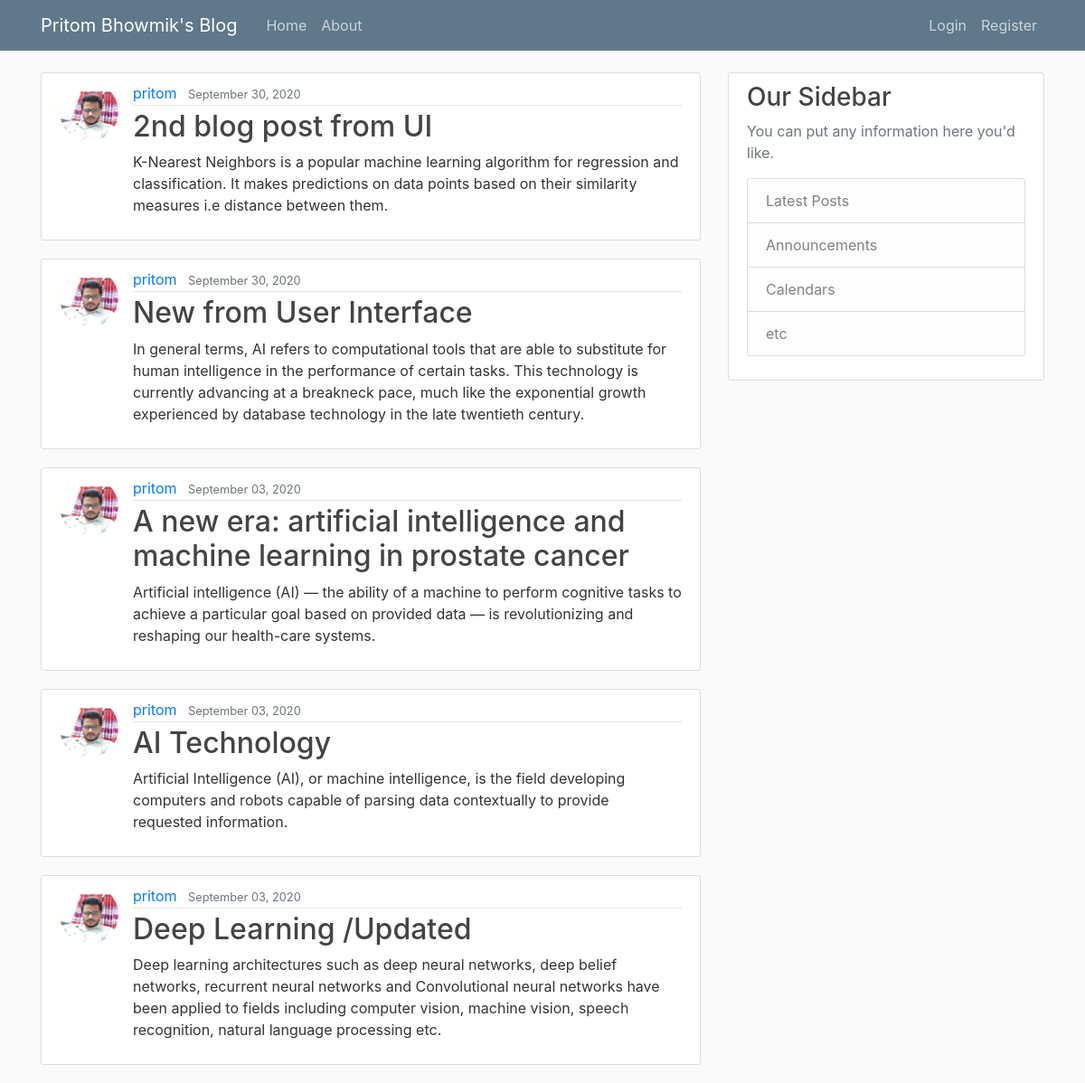
/, run on an earlier commit of the app's database.
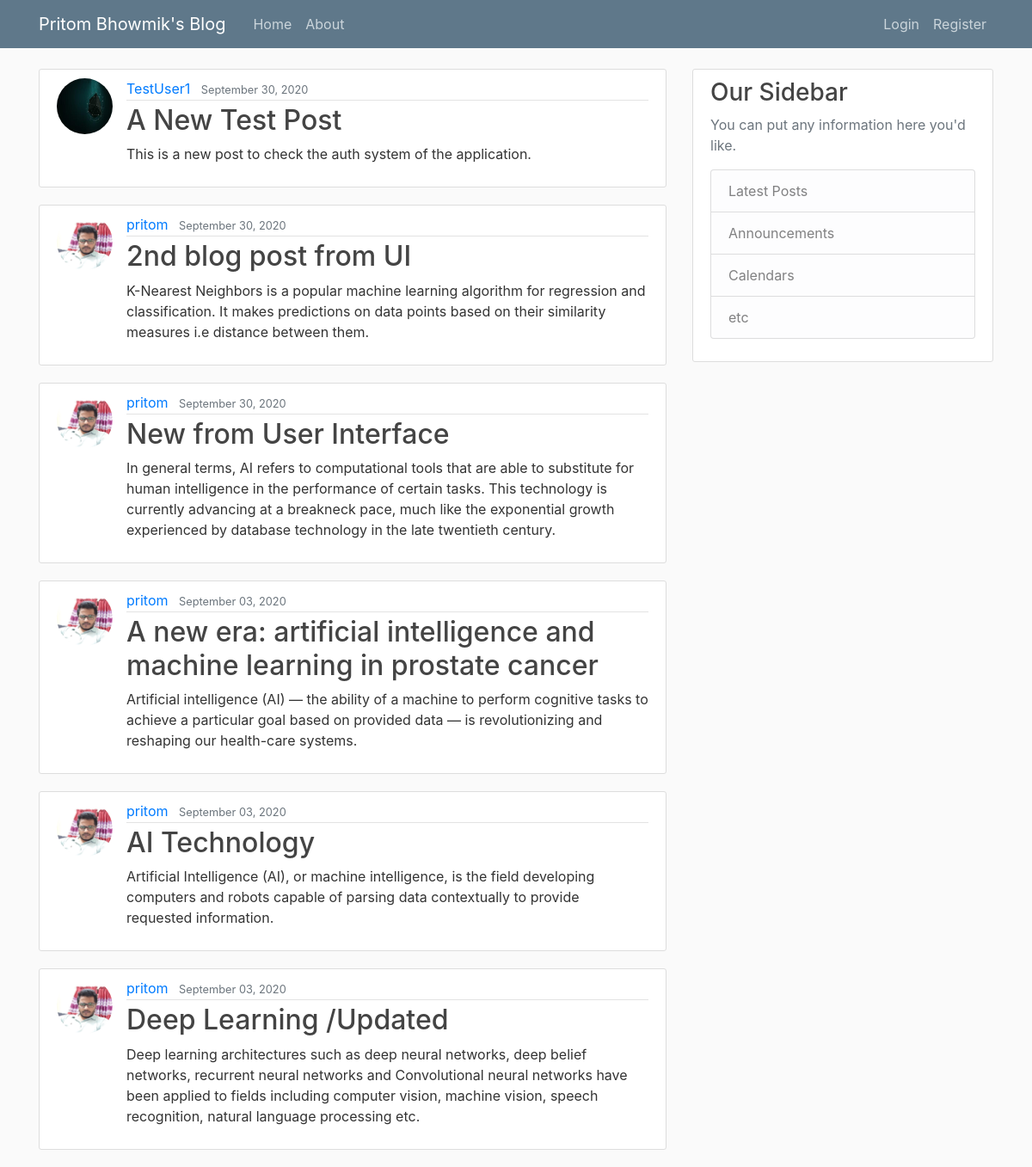
And on a later commit of the database.
### blog/models.py (models this page shows, shortened)
class Post(models.Model):
    title = models.CharField(max_length=100)
    content = models.TextField()
    date_posted = models.DateTimeField(default=timezone.now)
    author = models.ForeignKey(User, on_delete=models.CASCADE)

### users/models.py (models this page shows, shortened)
class Profile(models.Model):
    user = models.OneToOneField(User, on_delete=models.CASCADE)
    image = models.ImageField(default='default.jpg', upload_to='profile_pics')

### blog/views.py (the view)
# urls.py: path('', PostListView.as_view(), name='blog-home'),
class PostListView(ListView):
    model = Post
    template_name = 'blog/home.html'  # <app>/<model>_<viewtype>.html
    context_object_name = 'posts'
    ordering = ['-date_posted']

### blog/templates/blog/home.html
{% extends "blog/base.html" %} {% block content %} {% for post in posts %}
<article class="media content-section">
  <img
    class="rounded-circle article-img"
    src="{{ post.author.profile.image.url }} "
  />
  <div class="media-body">
    <div class="article-metadata">
      <a class="mr-2" href="#">{{ post.author }}</a>
      <small class="text-muted">{{ post.date_posted |date:"F d, Y" }}</small>
    </div>
    <h2>
      <a class="article-title" href="{% url 'post-detail' post.id %}">
        {{ post.title }}</a
      >
    </h2>
    <p class="article-content">{{ post.content }}</p>
  </div>
</article>
{% endfor %} {% endblock content %}

What changed in the data, as far as the page shows it:
added Post: author.profile.image (picture), author "TestUser1", date_posted "September 30, 2020", title "A New Test Post", content "This is a new post to check the auth system of the application."
